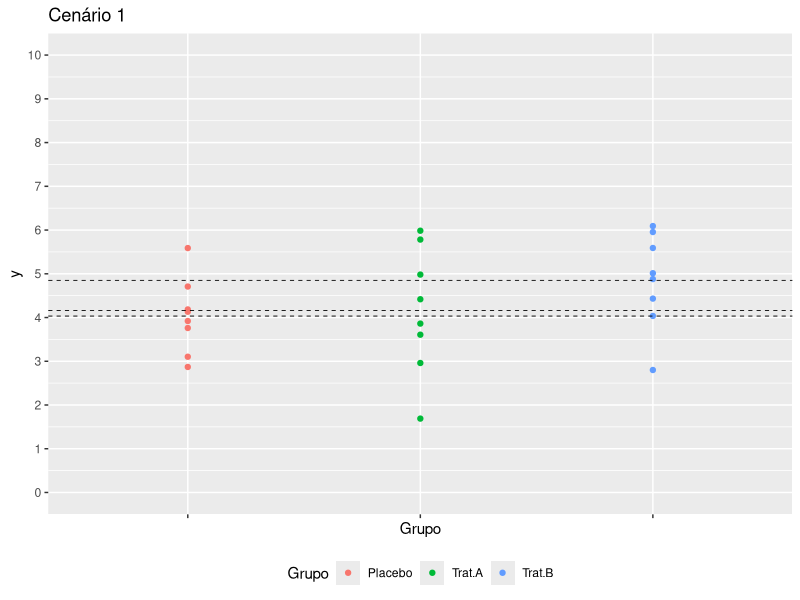
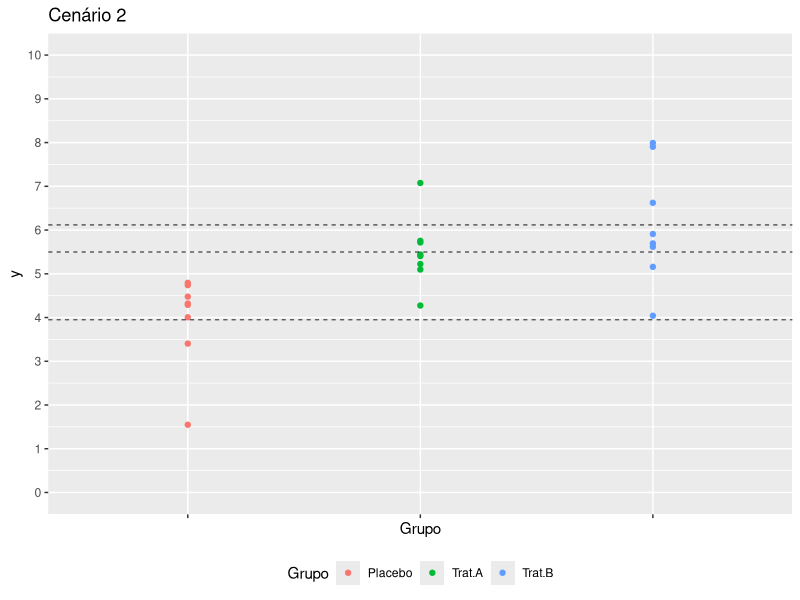
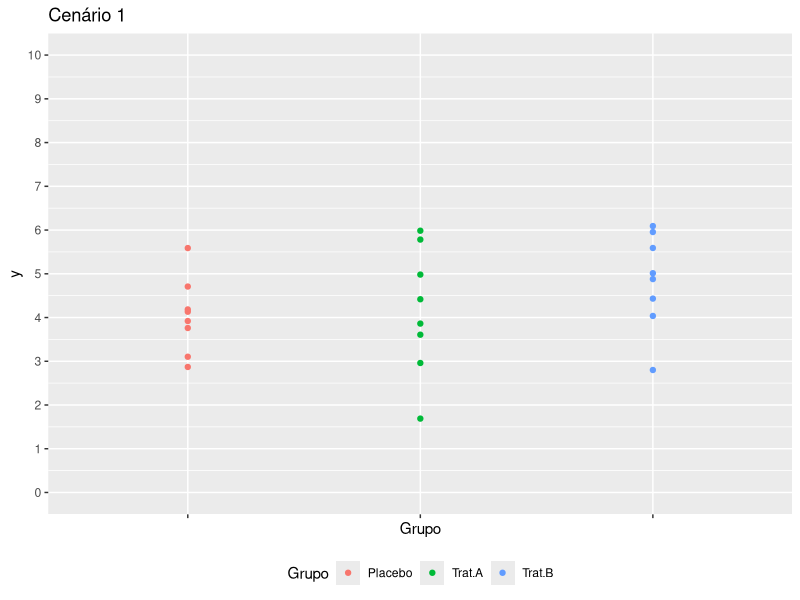
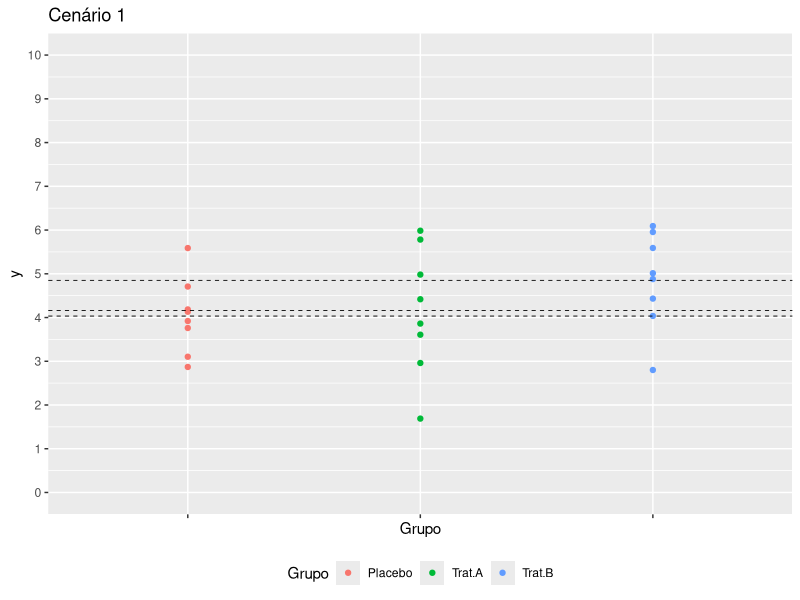
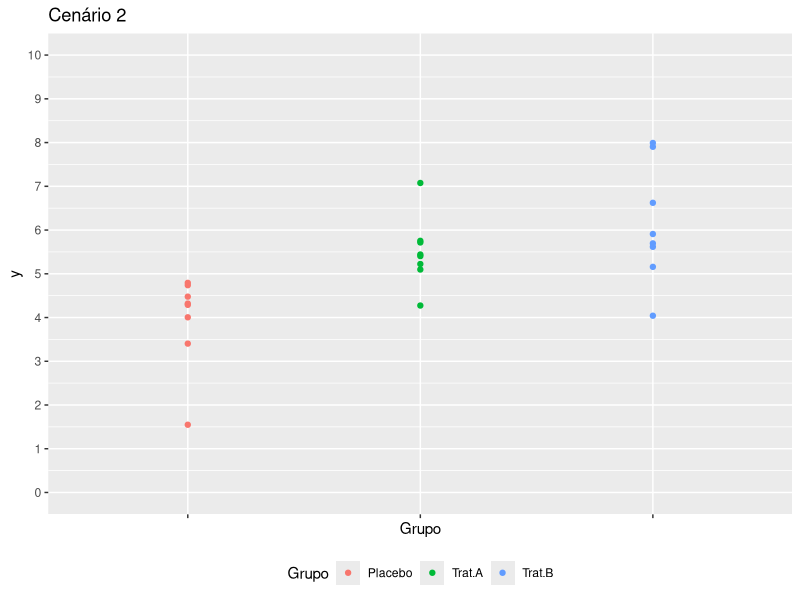
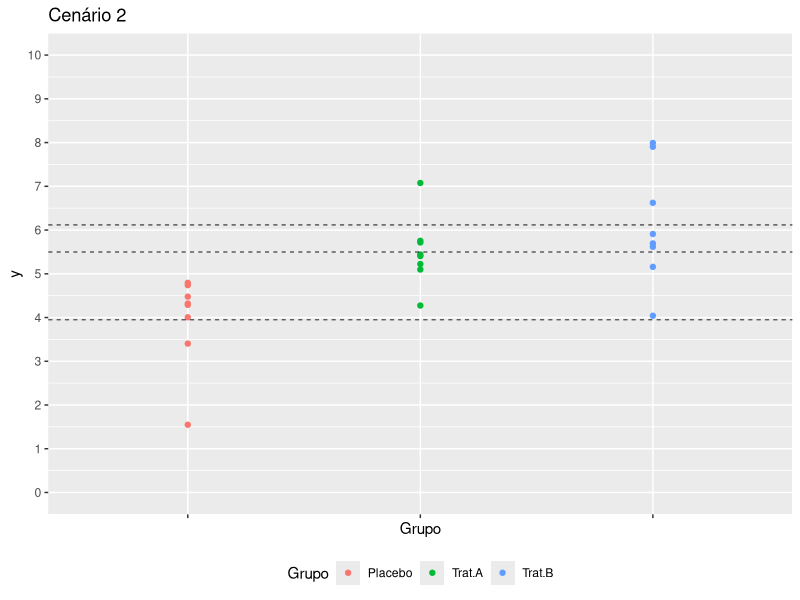

Reproduce these figures in R, in order.
set.seed(2)
library(ggplot2)
library(tidyr)
cenario1 <- data.frame(Placebo = rnorm(8, 4, 1), Trat.A = rnorm(8, 4, 1), Trat.B = rnorm(8, 4, 1))
cenario1.long <- gather(cenario1, Grupo, y)

format.pval(with(cenario1, t.test(Placebo, Trat.A, var.equal = T)$p.value), scientific = F, digits = 4, eps = 1e-4)
format.pval(with(cenario1, t.test(Placebo, Trat.B, var.equal = T)$p.value), scientific = F, digits = 4, eps = 1e-4)
format.pval(with(cenario1, t.test(Trat.A, Trat.B, var.equal = T)$p.value), scientific = F, digits = 4, eps = 1e-4)

baseplot <- ggplot(cenario1.long, aes(Grupo, y, col = Grupo)) +
  geom_point() +
  scale_x_discrete(labels = NULL) +
  scale_y_continuous(limits = c(0,10), breaks = seq(0, 10)) +
  ggtitle("Cenário 1") +
  theme(legend.position = "bottom")
ggsave("Aulas/Topicos_adv/cenario1.png", height = 7, width = 7)

baseplot +
  geom_hline(yintercept = apply(cenario1, 2, mean), lty = 2, lwd = .3)
ggsave("Aulas/Topicos_adv/cenario1_medias.png", height = 7, width = 7)

cenario2 <- data.frame(Placebo = rnorm(8, 4, 1), Trat.A = rnorm(8, 6, 1), Trat.B = rnorm(8, 6, 1))
cenario2.long <- gather(cenario2, Grupo, y)

format.pval(with(cenario2, t.test(Placebo, Trat.A, var.equal = T)$p.value), scientific = F, digits = 4, eps = 1e-4)
format.pval(with(cenario2, t.test(Placebo, Trat.B, var.equal = T)$p.value), scientific = F, digits = 4, eps = 1e-4)
format.pval(with(cenario2, t.test(Trat.A, Trat.B, var.equal = T)$p.value), scientific = F, digits = 4, eps = 1e-4)

baseplot2 <- ggplot(cenario2.long, aes(Grupo, y, col = Grupo)) +
  geom_point() +
  scale_x_discrete(labels = NULL) +
  scale_y_continuous(limits = c(0,10), breaks = seq(0, 10)) +
  ggtitle("Cenário 2") +
  theme(legend.position = "bottom")
ggsave("Aulas/Topicos_adv/cenario2.png", height = 7, width = 7)

baseplot2 +
  geom_hline(yintercept = apply(cenario2, 2, mean), lty = 2, lwd = .3)
ggsave("Aulas/Topicos_adv/cenario2_medias.png", height = 7, width = 7)

anova1 <- aov(y ~ Grupo, cenario1.long)
anova2 <- aov(y ~ Grupo, cenario2.long)

anova1.p.bonf <- with(cenario1.long, pairwise.t.test(y, Grupo, p.adjust.method = "bonf"))
anova2.p.bonf <- with(cenario2.long, pairwise.t.test(y, Grupo, p.adjust.method = "bonf"))
anova1.p.tukey <- TukeyHSD(anova1)
anova2.p.tukey <- TukeyHSD(anova2)

# format.pval(la$p.value, scientific =F, eps = 1e-4, digits = 4)
# format.pval(la$p.value, scientific =F, eps = 1e-4, digits = 4)
